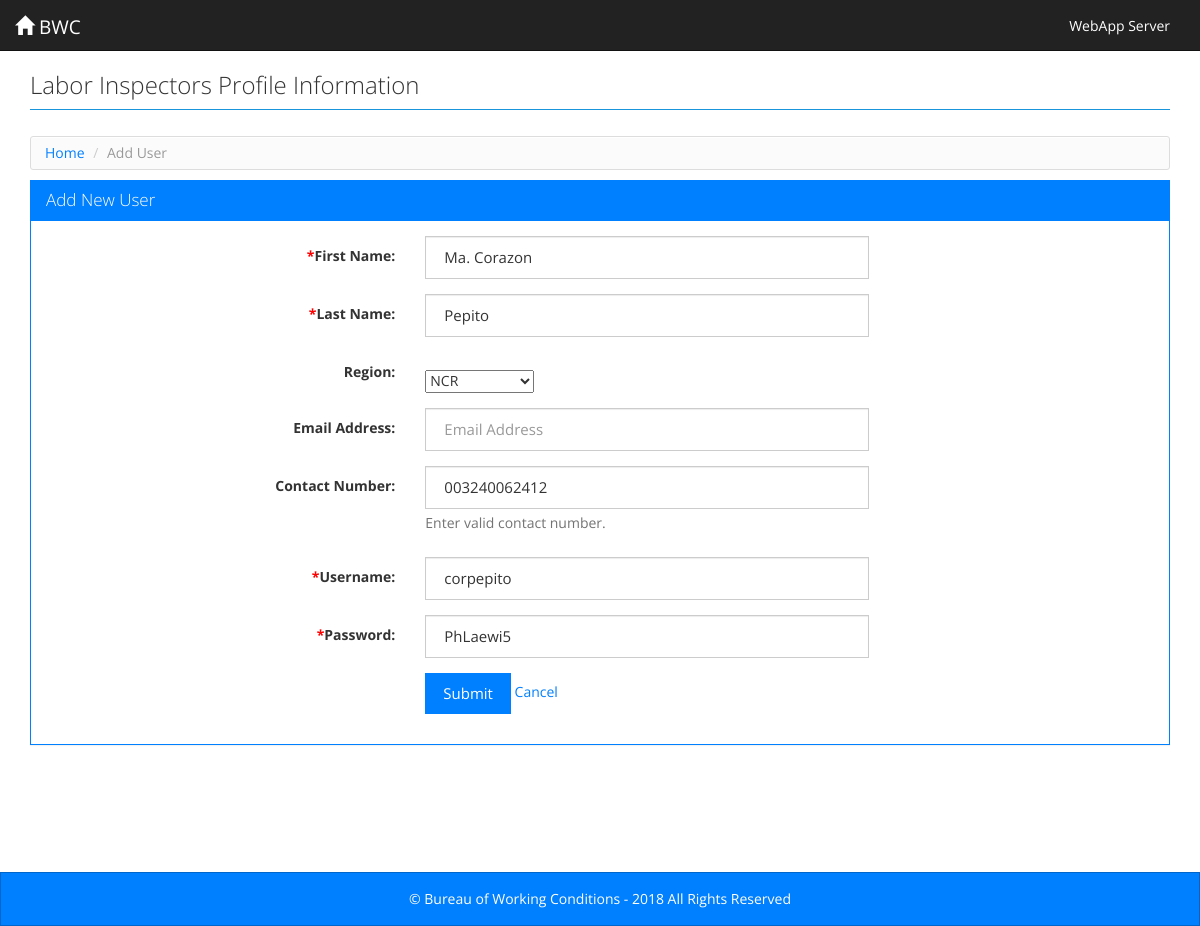
Screenshot of /llcoprofile/contacts.users.php?cid=1 with the database file from the repository.
### tables this page shows
CREATE TABLE `users` (
  `contact_id` int(11) NOT NULL,
  `user_id` int(11) DEFAULT '0',
  `username` varchar(30) NOT NULL,
  `password` varchar(40) NOT NULL,
  `pw` varchar(30) NOT NULL,
  `region` varchar(20) NOT NULL,
  `last_name` varchar(50) NOT NULL,
  `first_name` varchar(50) NOT NULL,
  `contact_no1` varchar(30) NOT NULL,
  `email_address` varchar(30) NOT NULL,
  `ncr` tinyint(1) DEFAULT '0',
  `car` tinyint(1) DEFAULT '0',
  `ro1` tinyint(1) DEFAULT '0',
  `ro2` tinyint(1) DEFAULT '0',
  `ro3` tinyint(1) DEFAULT '0',
  `admin` tinyint(1) DEFAULT '1',
  `can_add` tinyint(1) DEFAULT '0',
  `can_edit` tinyint(1) DEFAULT '0',
  `can_delete` tinyint(1) DEFAULT '0'
);

### llcoprofile/contacts.users.php (the view, shortened to what this page needs)
<?php
require_once './config.php';
include './header.php';
try {
   $sql = "SELECT * FROM users WHERE 1 AND contact_id = :cid";
   $stmt = $DB->prepare($sql);
   $stmt->bindValue(":cid", intval($_GET["cid"]));
   $stmt->execute();
   $results = $stmt->fetchAll();
} catch (Exception $ex) {
  echo $ex->getMessage();
}
?>
<div class="row">
  <ul class="breadcrumb">
      <li><a href="index_users.php">Home</a></li>
      <li class="active"><?php echo ($_GET["m"] == "update") ? "Edit" : "Add"; ?> User</li>
    </ul>
</div>
  <div class="row">
    <div class="panel panel-primary">
      <div class="panel-heading">
        <h3 class="panel-title"><?php echo ($_GET["m"] == "update") ? "Edit" : "Add"; ?> New User</h3>
      </div>
      <div class="panel-body">
        <form class="form-horizontal" name="contact_form" id="contact_form" enctype="multipart/form-data" method="post" action="process_form.users.php">
          <fieldset>
			<div class="form-group">
              <label class="col-lg-4 control-label" for="first_name"><span class="required">*</span>First Name:</label>
              <div class="col-lg-5">
                <input type="text" value="<?php echo $results[0]["first_name"] ?>" placeholder="First Name" id="first_name" class="form-control" name="first_name"><span id="first_name_err" class="error"></span>
              </div>
            </div>
            <div class="form-group">
              <label class="col-lg-4 control-label" for="last_name"><span class="required">*</span>Last Name:</label>
              <div class="col-lg-5">
                <input type="text" value="<?php echo $results[0]["last_name"] ?>" placeholder="Last Name" id="last_name" class="form-control" name="last_name"><span id="last_name_err" class="error"></span>
              </div>
            </div>
			<div class="form-group">
              <label class="col-lg-4 control-label" for="region">Region:</label>
			  <br>
				<div class="col-lg-5">
					<select name="region">
						<option <?php if($results[0]['region']=="NCR"){echo "selected";}?>>NCR</option>
					</select>
				</div>
			</div>
            <div class="form-group">
              <label class="col-lg-4 control-label" for="email_id">Email Address:</label>
              <div class="col-lg-5">
                <input type="text" value="<?php echo $results[0]["email_address"] ?>" placeholder="Email Address" id="email_address" class="form-control" name="email_address"><span id="email_address_err" class="error"></span>
              </div>
            </div>
            <div class="form-group">
              <label class="col-lg-4 control-label" for="contact_no1">Contact Number:</label>
              <div class="col-lg-5">
                <input type="text" value="<?php echo $results[0]["contact_no1"] ?>" placeholder="Contact Number" id="contact_no1" class="form-control" name="contact_no1"><span id="contact_no1_err" class="error"></span>
                <span class="help-block">Enter valid contact number.</span>
              </div>
            </div>
			<div class="form-group">
              <label class="col-lg-4 control-label" for="username"><span class="required">*</span>Username:</label>
              <div class="col-lg-5">
                <input type="text" value="<?php echo $results[0]["username"] ?>" placeholder="Username" id="username" class="form-control" name="username"><span id="username_err" class="error"></span>
              </div>
            </div>
			<div class="form-group">
              <label class="col-lg-4 control-label" for="password"><span class="required">*</span>Password:</label>
              <div class="col-lg-5">
                <input type="text" value="<?php echo $results[0]["pw"] ?>" placeholder="Password" id="pw" class="form-control" name="pw"><span id="pw_err" class="error"></span>
              </div>
            </div>
            <div class="form-group">
              <div class="col-lg-5 col-lg-offset-4">
                <button class="btn btn-primary" type="submit">Submit</button>
				<a href="index_users.php">Cancel</a>
              </div>
            </div>
          </fieldset>
        </form>
      </div>
    </div>
  </div>
<?php
include './footer.php';
?>

### llcoprofile/style.css (style rules this page uses)
html, body { height: 100%; }
body { font-size: 14px; line-height: 18px; }
.mainbody .row { margin: 0px; }
.panel-body { width: 100%; margin: 0 auto; }
.breadcrumb { background-color: #FBFBFB; background-image: -moz-linear-gradient(center top , #FFFFFF, #F5F5F5); background-repeat: repeat-x; border: 1px solid #DDDDDD; border-radius: 3px; box-shadow: 0 1px 0 #FFFFFF inset; list-style: none outside none; margin: 5px 0 10px 0; padding: 7px 14px; }
.breadcrumb li { display: inline-block; text-shadow: 0 1px 0 #FFFFFF; }
.required { color: #f00; }

### rows the page displays
users: first_name "Ma. Corazon", last_name "Pepito", region "NCR", contact_no1 "003240062412", username "corpepito", pw "PhLaewi5"
